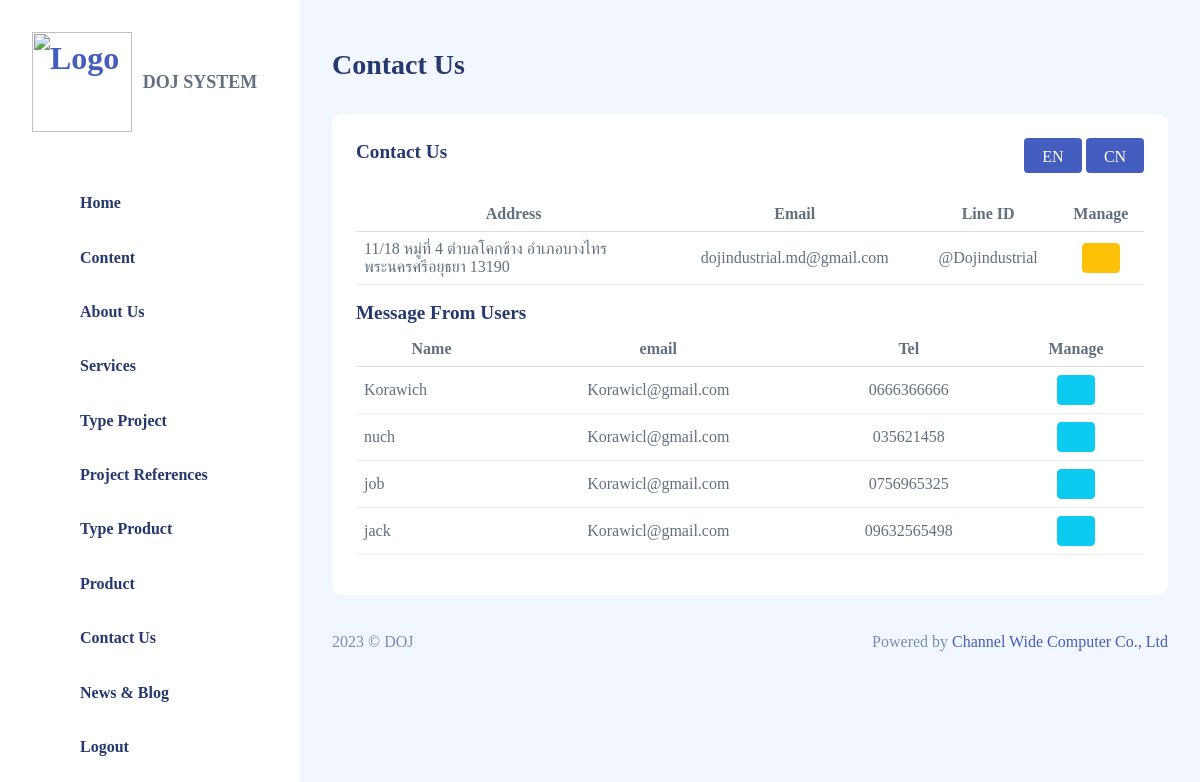
Screenshot of /webpanelcw/contact_us.php (signed in) with the database file from the repository.
### tables this page shows
CREATE TABLE `contact` (
  `id` int(10) NOT NULL,
  `address` varchar(255) NOT NULL,
  `tel1` varchar(255) NOT NULL,
  `tel2` varchar(255) NOT NULL,
  `tel3` varchar(255) NOT NULL,
  `tel4` varchar(255) NOT NULL,
  `email` varchar(255) NOT NULL,
  `line` varchar(255) NOT NULL,
  `line_qr` varchar(255) NOT NULL
);

CREATE TABLE `message` (
  `id` int(10) NOT NULL,
  `name` varchar(255) NOT NULL,
  `email` varchar(255) NOT NULL,
  `tel` varchar(255) NOT NULL,
  `message` longtext NOT NULL
);

### webpanelcw/contact_us.php (the view, shortened to what this page needs)
<?php
require_once('config/doj_db.php');
$id = 1;
$data_contact = $conn->prepare("SELECT * FROM contact WHERE id = :id");
$data_contact->bindParam(":id", $id);
$data_contact->execute();
$row_contact = $data_contact->fetch(PDO::FETCH_ASSOC);
$message = $conn->prepare("SELECT * FROM message");
$message->execute();
$row_message = $message->fetchAll();
?>
<!DOCTYPE html>
<html lang="en">
<head>
    <link rel="stylesheet" href="assets/css/main/app.css">
    <link rel="stylesheet" href="assets/css/main/app-dark.css">
    <link rel="stylesheet" href="css/contact.css?v=<?php echo time(); ?>">
    <link rel="stylesheet" href="assets/css/shared/iconly.css">
</head>
<body>
    <div id="app">
        <?php include('sidebar.php'); ?>
        <div id="main">
            <div class="page-heading">
                <h3>Contact Us</h3>
            </div>
            <section class="section">
                <div class="card">
                    <div class="card-header">
                        <h4 class="card-title">Contact Us</h4>
                        <div class="flex-end">
                            <a href="contact_us_en"><button type="button" class="btn btn-edit1">EN</button></a>
                            <a href="contact_us_cn"><button type="button" class="btn btn-edit1">CN</button></a>
                        </div>
                    </div>
                    <div class="card-body">
                        <div class="table-responsive">
                            <table class="table">
                                <thead>
                                    <tr align="center">
                                        <th width="40%">Address</th>
                                        <th>Email</th>
                                        <th>Line ID</th>
                                        <th>Manage</th>
                                    </tr>
                                </thead>
                                <tbody>
                                    <tr>
                                        <td align="left"><?php echo $row_contact['address']; ?></td>
                                        <td align="center"><?php echo $row_contact['email']; ?></td>
                                        <td align="center"><?php echo $row_contact['line']; ?></td>
                                        <td align="center">
                                            <a type="input" class="btn btn-warning" style="color: #FFFFFF;" data-bs-toggle="modal" href="#info<?php echo $row_contact['id'] ?>"><i class="bi bi-pencil-square"></i></a>
                                        </td>
                                    </tr>
                                </tbody>
                            </table>
                            <h4 class="card-title">Message From Users</h4>
                            <table class="table">
                                <thead>
                                    <tr align="center">
                                        <th>Name</th>
                                        <th>email</th>
                                        <th>Tel</th>
                                        <th>Manage</th>
                                    </tr>
                                </thead>
                                <tbody>
                                    <?php
                                    foreach ($row_message as $row_message) { ?>
                                        <tr>
                                            <td align="left"><?php echo $row_message['name']; ?></td>
                                            <td align="center"><?php echo $row_message['email']; ?></td>
                                            <td align="center"><?php echo $row_message['tel']; ?></td>
                                            <td align="center">
                                                <a type="input" class="btn btn-info" style="color: #FFFFFF;" data-bs-toggle="modal" href="#message<?php echo $row_message['id'] ?>"><i class="bi bi-eye"></i></a>
                                            </td>
                                        </tr>
                                    <?php  }
                                    ?>
                                </tbody>
                            </table>
                        </div>
                    </div>
                </div>
            </section>
            <?php include('footer.php'); ?>
        </div>
    </div>
</body>
</html>

### webpanelcw/css/contact.css (style rules this page uses)
.btn-edit1 { width: 58px; height: 35px; background-color: #435ebe; color: #FFFFFF; }
.card-header { display: flex; justify-content: space-between; align-items: center; }

### rows the page displays
contact: address "11/18 หมู่ที่ 4 ตำบลโคกช้าง อำเภอบางไทร พระนครศรีอยุธยา 13190", email "dojindustrial.md@gmail.com", line "@Dojindustrial"
message: name "Korawich", email "Korawicl@gmail.com", tel "0666366666"
message: name "nuch", email "Korawicl@gmail.com", tel "035621458"
message: name "job", email "Korawicl@gmail.com", tel "0756965325"
message: name "jack", email "Korawicl@gmail.com", tel "09632565498"
